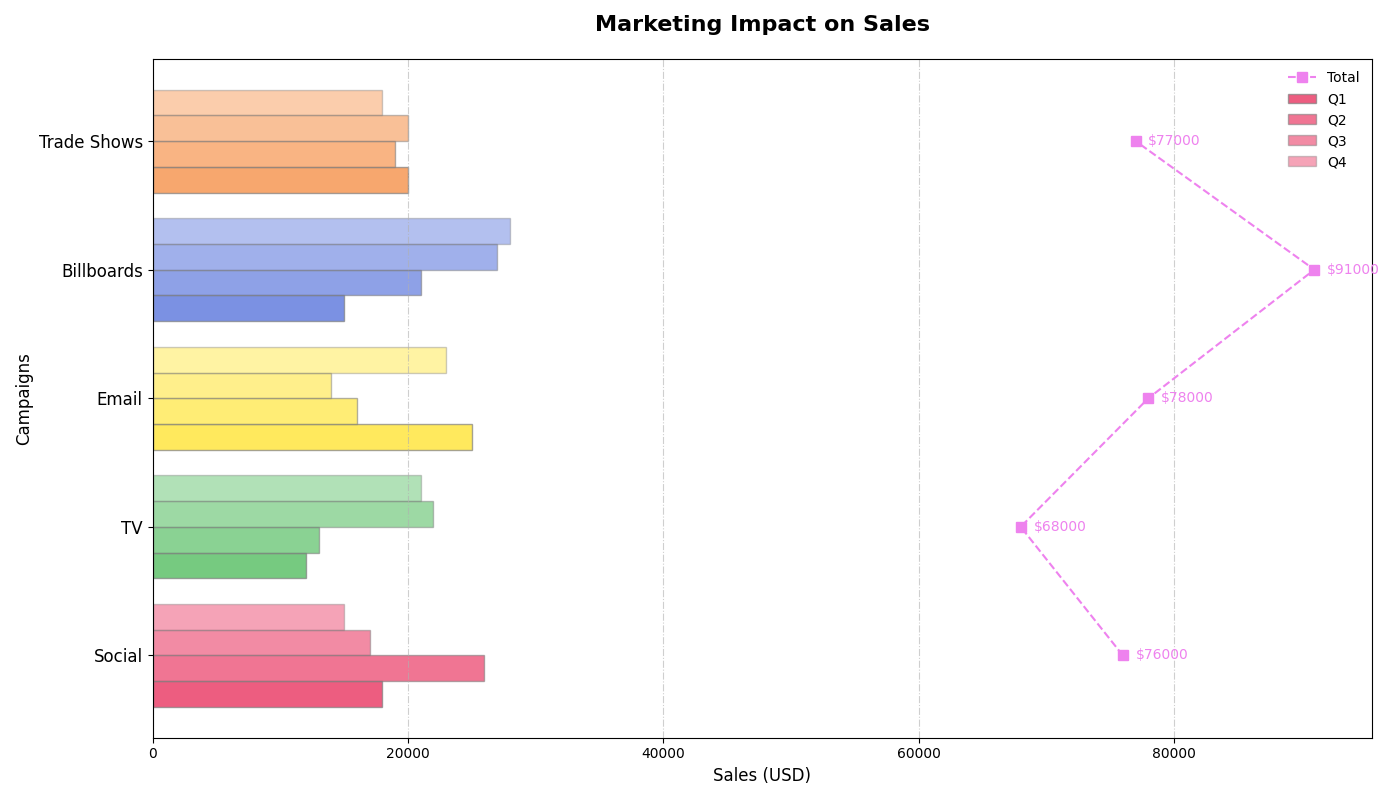

Python code for this plot:
import matplotlib.pyplot as plt
import numpy as np

campaigns = ['Social', 'TV', 'Email', 'Billboards', 'Trade Shows']

Q1_sales = np.array([18000, 12000, 25000, 15000, 20000])
Q2_sales = np.array([26000, 13000, 16000, 21000, 19000])
Q3_sales = np.array([17000, 22000, 14000, 27000, 20000])
Q4_sales = np.array([15000, 21000, 23000, 28000, 18000])

total_sales = Q1_sales + Q2_sales + Q3_sales + Q4_sales
colors_campaigns = ['#e6194b', '#3cb44b', '#ffe119', '#4363d8', '#f58231']

fig, ax = plt.subplots(figsize=(14, 8))

bar_height = 0.2
positions = np.arange(len(campaigns))

ax.barh(positions - 1.5*bar_height, Q1_sales, height=bar_height, color=colors_campaigns, edgecolor='grey', label='Q1', alpha=0.7)
ax.barh(positions - 0.5*bar_height, Q2_sales, height=bar_height, color=colors_campaigns, edgecolor='grey', label='Q2', alpha=0.6)
ax.barh(positions + 0.5*bar_height, Q3_sales, height=bar_height, color=colors_campaigns, edgecolor='grey', label='Q3', alpha=0.5)
ax.barh(positions + 1.5*bar_height, Q4_sales, height=bar_height, color=colors_campaigns, edgecolor='grey', label='Q4', alpha=0.4)

ax.plot(total_sales, positions, color='violet', marker='s', linestyle='--', linewidth=1.5, markersize=7, label='Total')

for i, total_val in enumerate(total_sales):
    ax.text(total_val + 1000, i, f'${int(total_val)}', ha='left', va='center', fontsize=10, color='violet')

ax.set_title("Marketing Impact on Sales", fontsize=16, fontweight='bold', pad=20)
ax.set_xlabel("Sales (USD)", fontsize=12)
ax.set_ylabel("Campaigns", fontsize=12)

ax.set_yticks(positions)
ax.set_yticklabels(campaigns, fontsize=12)

ax.xaxis.grid(True, linestyle='-.', alpha=0.6)

ax.legend(frameon=False, loc='best')

plt.tight_layout()
plt.show()
